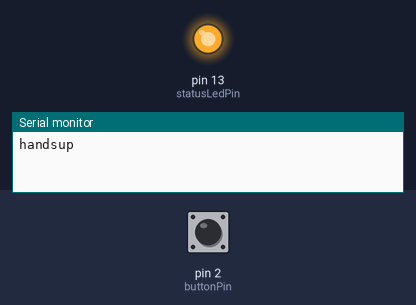
Bench run of a sketch on a simulated Arduino Uno, built with avr-gcc and run on an emulated ATmega328P. On the bench: output pins drawn as LEDs (lit = HIGH), the last lines printed to the serial monitor. The test bench sets the inputs (shaded band); at power-on: pin 2 (buttonPin) HIGH.

Above: at 1.2 s.
1.3 s: pin 2 (buttonPin) pulled LOW for 0.15 s
At 1.4 s:
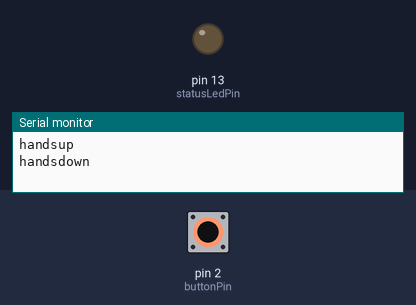
3.0 s: pin 2 (buttonPin) pulled LOW for 3.2 s
At 7.1 s:
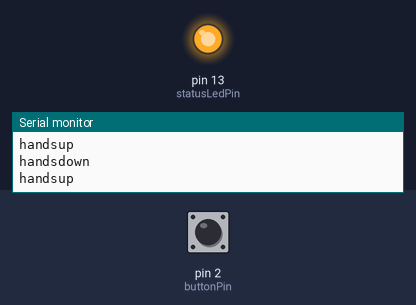
Timing chart, 0 to 8.6 s (numbered marks = the images above; inputs shaded):
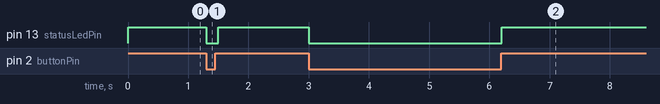

Measured:
- after the input at 1.3 s, pin 13 (statusLedPin): HIGH → LOW at once, → HIGH 0.20 s later
- after the input at 3.0 s, pin 13 (statusLedPin): HIGH → LOW at once, → HIGH 3.2 s later

The sketch:

arduino_code.ino
```cpp
/*
Written by Bryce Casamento
MIT Lisence i guess
*/

// Button and LED pins
int buttonPin = 2;
int buttonPin2 = 3;
int statusLedPin = 13;
int statusLedPin2 = 12; // currently not using


// for reading from Serial
char inputBuffer[16];
char hands_up_string[] = "handsup";
char hands_down_string[] = "handsdown";

bool HANDS_UP = false; // whether the user's hands are up

int buttonState1 = 0;

void setup() {
  pinMode(statusLedPin, OUTPUT);
  pinMode(buttonPin, INPUT_PULLUP);
  Serial.begin(9600);
}

void loop() {
  /*
  // This is for READING the Serial, not needed as of now as we arent getting commands from the pi
  if (Serial.available() > 0) {
   Serial.readBytesUntil('\n', inputBuffer, 16);
   if (strcmp(hands_down_string, inputBuffer) == 0) {
    }
  }
  */
  unsigned int currentTime = millis();

  buttonState1 = digitalRead(buttonPin);
  if (buttonState1 > 0) {
    if (!HANDS_UP) {
      Serial.println("handsup");
      HANDS_UP = true;
    }
  } else {
    if (HANDS_UP) {
      Serial.println("handsdown");
      HANDS_UP = false;
    }


  }
  // check if the buttons are pressed. If it is, the buttonState is HIGH:
  digitalWrite(statusLedPin, buttonState1);

  delay(100);

}
```
